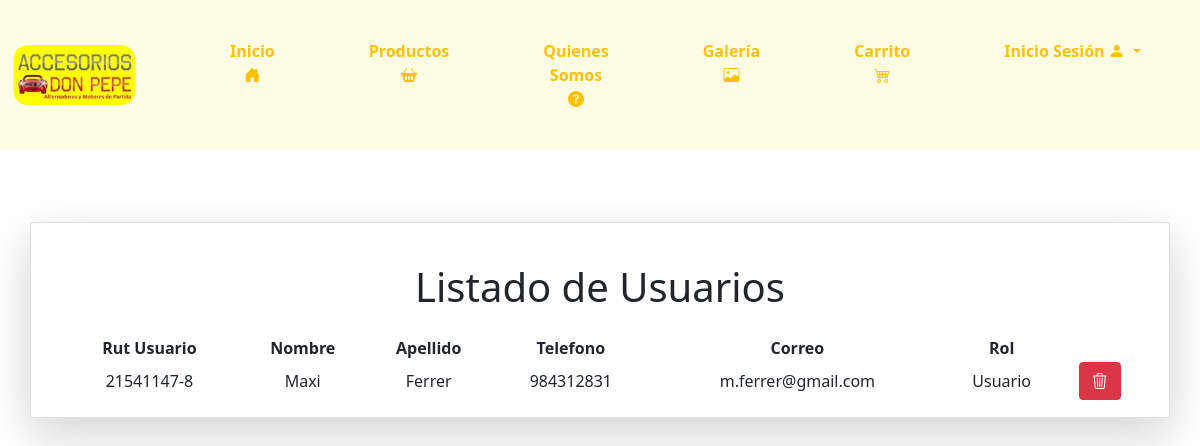
Screenshot of /listausuarios/ with the database file from the repository.
### core/models.py (models this page shows, shortened)
class Usuario(models.Model):
    rut = models.CharField(primary_key=True, max_length=10)
    nombre = models.CharField(max_length=20)
    apellido = models.CharField(max_length=20)
    telefono = models.CharField(max_length=9)
    correo = models.EmailField(unique=True, max_length=100, blank=True, null=True)
    clave = models.CharField(max_length=30)
    rol = models.ForeignKey(Rol, on_delete=models.CASCADE)

class Rol(models.Model):
    idRol = models.AutoField(primary_key=True)
    nombreRol = models.CharField(max_length=20)
    def __str__(self) -> str:
        return self.nombreRol

### core/views.py (the view)
# urls.py: path('listausuarios/', listausuarios, name="listausuarios"),
def listausuarios(request):
    usuariosListado = Usuario.objects.exclude(rut=None).exclude(rut='').all()
    contexto = {
        "usuarios": usuariosListado
    }
    return render(request, 'core/listausuarios.html', contexto)

### core/templatetags/custom_filters.py (called while the page is built)
@register.filter
def format_clp(value):
    try:
        return "${:,.0f}".format(value)
    except (ValueError, TypeError):
        return value

### core/templates/core/listausuarios.html (shortened to what this page needs)
{% load static %}
{% load custom_filters %}
<!DOCTYPE html>
<html lang="en">
<head>
    <link href="https://cdn.jsdelivr.net/npm/bootstrap@5.0.2/dist/css/bootstrap.min.css" rel="stylesheet"
>
    <link href="https://cdnjs.cloudflare.com/ajax/libs/font-awesome/6.0.0-beta3/css/all.min.css" rel="stylesheet">
    <link type="text/css" rel="stylesheet" href="{% static 'css/inicio.css' %}">
    <link href="https://cdn.jsdelivr.net/npm/bootstrap-icons/font/bootstrap-icons.css" rel="stylesheet">
</head>
<body>
    <nav class="navbar navbar-expand-lg navbar-light" style="background-color: #fdfde3;">
        <div class="container-fluid">
            <a class="navbar-brand" href="{% url 'inicio' %}">
                <img src="{% static 'img/logo-don-pepe.png' %}" class="logo" style="max-width: 80%;"
                    alt="Accesorios Don Pepe">
            </a>
            <div class="collapse navbar-collapse justify-content-end" id="navbarNav">
                <ul class="navbar-nav">
                    <li class="nav-item">
                        <a class="btn btn-outline-warning py-4 px-4 mx-2" href="{% url 'inicio' %}">
                            Inicio
                            <i class="bi bi-house-door-fill"></i>
                        </a>
                    </li>
                    <li class="nav-item">
                        <a class="btn btn-outline-warning py-4 px-4 mx-2" href="{% url 'productos' %}">
                            Productos
                            <i class="bi bi-basket2-fill"></i>
                        </a>
                    </li>
                    <li class="nav-item">
                        <a class="btn btn-outline-warning py-4 px-4 mx-2" href="{% url 'quienessomos' %}">
                            Quienes Somos
                            <i class="bi bi-question-circle-fill"></i>
                        </a>
                    </li>
                    <li class="nav-item">
                        <a class="btn btn-outline-warning py-4 px-4 mx-2" href="{% url 'galeria' %}">
                            Galería
                            <i class="bi bi-image"></i>
                        </a>
                    </li>
                    <li class="nav-item">
                        <a class="btn btn-outline-warning py-4 px-4 mx-2 position-relative" data-bs-toggle="modal" data-bs-target="#cartModal">
                            Carrito
                            <i class="bi bi-cart4"></i>
                        </a>
                    </li>
                    <li class="nav-item dropdown">
                        {% if user.is_authenticated %}
                        <div class="btn-group">
                            <button type="button" class="btn btn-outline-warning py-4 px-4 mx-2 dropdown-toggle"
                                data-bs-toggle="dropdown" style="font-weight: 700; border: 0px; border-radius: 10px;">
                                {% if user.is_superuser %}
                                Administrador
                                {% else %}
                                Hola {{ user.first_name }}
                                {% endif %}
                                <i class="bi bi-person-fill"></i>
                            </button>
                            <ul class="dropdown-menu"
                                style="margin-left: 25px; margin-top: -5px; background-color: #ffc107; border: 0px; border-radius: 10px;">
                                {% if user.is_superuser %}
                                <li><a class="dropdown-item"
                                        style="padding: 10px; color:black; background-color: #fdfde3;"
                                        href="{% url 'administrador' %}">Administrador</a></li>
                                {% else %}
                                <li><a class="dropdown-item"
                                        style="padding: 10px; color:black; background-color: #fdfde3;"
                                        href="{% url 'editarperfil' %}">Editar Perfil</a></li>
                                {% endif %}
                                <li><a class="dropdown-item"
                                        style="padding: 10px; color:black; background-color: #fdfde3;"
                                        href="{% url 'cerrarsesion' %}">Cerrar Sesión</a></li>
                            </ul>
                        </div>
                        {% else %}
                        <div class="btn-group">
                            <button type="button" class="btn btn-outline-warning py-4 px-4 mx-2 dropdown-toggle"
                                data-bs-toggle="dropdown" style="font-weight: 700; border: 0px; border-radius: 10px;">
                                Inicio Sesión
                                <i class="bi bi-person-fill"></i>
                            </button>
                        </div>
                        {% endif %}
                    </li>
                </ul>
            </div>
        </div>
    </nav>
    <br>
    <div class="container my-5">
        <div class="row">
            <div class="card shadow-lg">
                <div class="card-body">
                    <br>
                    <h1 class="text-center mb-4">Listado de Usuarios</h1>
                    <table class="col-md-12 col-xl-12" >
                        <thead>
                            <tr style="text-align: center;">
                                <th>Rut Usuario</th>
                                <th>Nombre</th>
                                <th>Apellido</th>
                                <th>Telefono</th>
                                <th>Correo</th>
                                <th>Rol</th>
                            </tr>
                        </thead>
                        <tbody>
                            {% for m in usuarios %}
                            <tr style="text-align: center;">
                                <td>{{ m.rut }}</td>
                                <td>{{ m.nombre }}</td>
                                <td>{{ m.apellido }}</td>
                                <td>{{ m.telefono }}</td>
                                <td>{{ m.correo }}</td>
                                <td>{{ m.rol }}</td>
                                <td>
                                    <a onclick="eliminar_usuario('{{m.correo}}')" class="btn btn-danger"><i class="bi bi-trash3"></i></a>
                                </td>
                            </tr>
                            {% endfor %}
                        </tbody>
                </div>
            </div>
        </div>
    </div>
</body>
</html>

### core/static/css/inicio.css (style rules this page uses)
.navbar { padding: 0%; }
.navbar-nav li { padding: 15px 15px; }
.navbar-nav li a { font-weight: 700; border: 0px; border-radius: 10px; }

### rows the page displays
Usuario: rut "21541147-8", nombre "Maxi", apellido "Ferrer", telefono "984312831", correo "m.ferrer@gmail.com", rol "Usuario"
